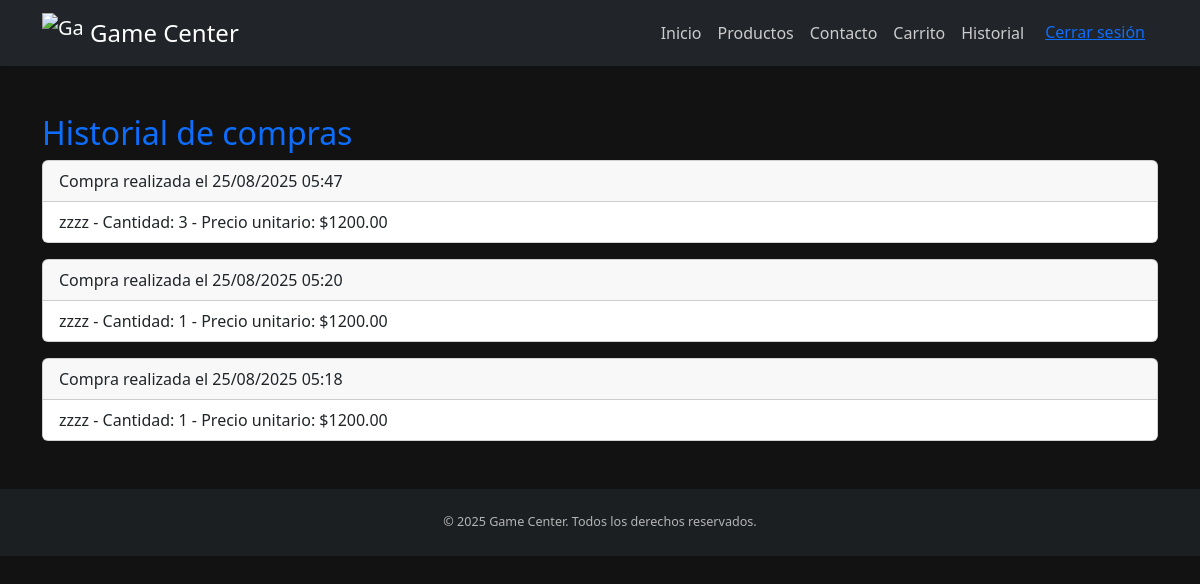
/historial/ (signed in), run on the app's committed database.
### tienda/models.py (models this page shows, shortened)
class Compra(models.Model):
    usuario = models.ForeignKey(User, on_delete=models.CASCADE)
    fecha = models.DateTimeField(auto_now_add=True)

class DetalleCompra(models.Model):
    compra = models.ForeignKey(Compra, on_delete=models.CASCADE, related_name='detalles')
    producto = models.ForeignKey(Producto, on_delete=models.CASCADE)
    cantidad = models.PositiveIntegerField()
    precio_unitario = models.DecimalField(max_digits=10, decimal_places=2)

class Producto(models.Model):
    nombre = models.CharField(max_length=100)
    categoria = models.CharField(max_length=50, choices=CATEGORIAS)
    costo = models.DecimalField(max_digits=10, decimal_places=2)
    existencia = models.PositiveIntegerField()
    descripcion = models.TextField()
    imagen = models.ImageField(upload_to='productos/')
    proveedor = models.ForeignKey(Proveedor, on_delete=models.CASCADE, null=True, blank=True)

### tienda/views.py (the view)
# urls.py: path('historial/', views.historial_compras, name='historial_compras'),
@login_required
def historial_compras(request):
    compras = Compra.objects.filter(usuario=request.user).order_by('-fecha')
    return render(request, 'historial.html', {'compras': compras})

### tienda/templates/historial.html
{% extends 'base.html' %}
{% block contenido %}
<h2>Historial de compras</h2>
{% if compras %}
    {% for compra in compras %}
        <div class="card mb-3">
            <div class="card-header">
                Compra realizada el {{ compra.fecha|date:"d/m/Y H:i" }}
            </div>
            <ul class="list-group list-group-flush">
                {% for item in compra.detalles.all %}
                <li class="list-group-item">
                    {{ item.producto.nombre }} - Cantidad: {{ item.cantidad }} - Precio unitario: ${{ item.precio_unitario }}
                </li>
                {% endfor %}
            </ul>
        </div>
    {% endfor %}
{% else %}
<p>No has realizado compras aún.</p>
{% endif %}
{% endblock %}

### tienda/static/css/styles.css (style rules this page uses)
body { background-color: #121212; color: #eee; font-family: 'Segoe UI', Tahoma, Geneva, Verdana, sans-serif; }
h2, h4 { color: #0d6efd; }

### data on the page
Compra: fecha "25/08/2025 05:47"
DetalleCompra: producto.nombre "zzzz", cantidad "3", precio_unitario "1200.00"
Compra: fecha "25/08/2025 05:20"
DetalleCompra: producto.nombre "zzzz", cantidad "1", precio_unitario "1200.00"
Compra: fecha "25/08/2025 05:18"
DetalleCompra: producto.nombre "zzzz", cantidad "1", precio_unitario "1200.00"

### other printed values
{{ year|default:"2025" }} "2025"
